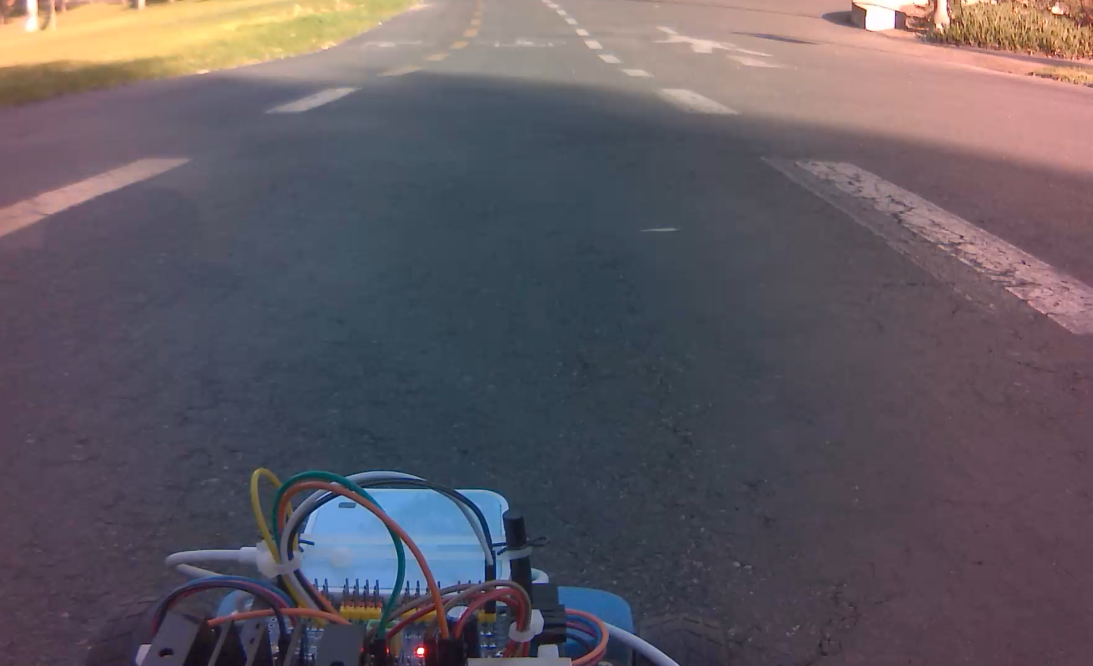
#> input picture src/sandbox/cv/detectLines/small/aldrich0 .png, 3278 x 1997 px, given in place of aldrich0.png, which was not available (shown at 1/3 size)
$ python det.py
#> lines starting #> are read from the running program, lines starting #| are printed output that depends on the picture; after the words box and inside, x2 and y2 are one past the last pixel; in counts of white or black regions, pixels touching at a corner belong together; pictures that were not available may be replaced by others from this repository, and a replacement may not be noted
# image pre-processing: mask (determine relevant areas of image), threshold (determine which colors are lanes)
# lane detection: canny edge detection -> Hough line

import cv2
#import matplotlib.pyplot as plt
import numpy as np
from numpy.core.fromnumeric import put
windowName = 'image'

resolutionRho = 1
resolutionTheta = np.pi/180
threshold = 20
minLineLength = 20
maxLineGap = 20
gaussianBlurSize = 5
cannyFirstThreshold = 70
cannySecondThreshold = 150
alpha = 1.5; beta = 1

resolutionRhoRange = (1, 4)
resolutionThetaRange = (np.pi/180, 10)
thresholdRange = (0, 200)
minLineLengthRange = (0, 100)
maxLineGapRange = (0, 200)
gaussianBlurRange = (1, 101)
gaussianBlurSliderRange = (0, 50)
cannyFirstThresholdRange = (0, 200)
cannySecondThresholdRange = (0, 200)
contrastRange = (0, 10)
contrastSliderRange = (0, 1)


curImg = -1
img = None
imgOriginal = None

# define masked region
def region(img):
  height, width = img.shape
  trap = np.array([[(0, 525), (1250, 0), (1920, 0), (width, 775)]])
  mask = np.zeros_like(img)
  mask = cv2.fillPoly(mask, trap, 255)
  mask = cv2.bitwise_and(img, mask)
  return mask

# Gaussian blur parameter is ksize, tuple of odd integers only. Need to make trackbar for ksize adjustment.
def getBlurredImg(inputImg):
  global gaussianBlurSize
  cpy = inputImg.copy()
  img = cv2.GaussianBlur(cpy, (gaussianBlurSize, gaussianBlurSize), 0)
  return img

# Canny edges are taken after Gaussian blurring. Returns the Canny edge image for Hough lines to be taken from.
def getEdges(inputImg):
  global cannyFirstThreshold, cannySecondThreshold
  cpy = inputImg.copy()
  edges = cv2.Canny(cpy, cannyFirstThreshold, cannySecondThreshold)
  return edges

def getHoughLines(inputImg):
  global resolutionRho, resolutionTheta, threshold, minLineLength, maxLineGap
  cpy = inputImg.copy()
  lines = cv2.HoughLinesP(cpy, resolutionRho, resolutionTheta, threshold, minLineLength = minLineLength, maxLineGap = maxLineGap)
  return lines

def applyLinesToImage(img, lines):
  cpy = img.copy()
  for line in lines:
    x1, y1, x2, y2 = line[0]
    cv2.line(cpy, (x1, y1), (x2, y2), (255, 0, 0), 3)

  #apply line count on to text
  cv2.putText(cpy, f"lines:{len(lines)}", (5,240), cv2.FONT_HERSHEY_PLAIN, 3, (0, 0,255), 3)
  return cpy

def applyValuesToImage(img):
  global threshold, minLineLength, maxLineGap
  cpy = img.copy()
  cv2.putText(cpy, f"threshold:{threshold}", (5,40), cv2.FONT_HERSHEY_PLAIN, 3, (0, 0, 255), 3)
  cv2.putText(cpy, f"minLineLength:{minLineLength}", (5,80), cv2.FONT_HERSHEY_PLAIN, 3, (0, 0, 255), 3)
  cv2.putText(cpy, f"maxLineGap:{maxLineGap}", (5,120), cv2.FONT_HERSHEY_PLAIN, 3, (0, 0, 255), 3)
  cv2.putText(cpy, f"kSizeBlur:{gaussianBlurSize}", (5,160), cv2.FONT_HERSHEY_PLAIN, 3, (0, 0, 255), 3)
  cv2.putText(cpy, f"Canny Thresholds:{cannyFirstThreshold} to {cannySecondThreshold}", (5, 200), cv2.FONT_HERSHEY_PLAIN, 3, (0, 0, 255), 3)
  cv2.putText(cpy, f"Contrast:{alpha}", (5, 240), cv2.FONT_HERSHEY_PLAIN, 3, (0, 0, 255), 3)
  return cpy

# [54 lines left out: functions updateResolutionRho, updateResolutionTheta, updateThreshold, updateMinLineLength, updateMaxLineGap, updatekSizeBlur and 5 more, not called in this run]


def updateImage():
  print("updating image")
  global img
  blurred = getBlurredImg(img)
  edges = getEdges(blurred)
  space = region(edges)
  lines = getHoughLines(space)
  out = applyLinesToImage(imgOriginal, lines)
  out = applyValuesToImage(out)
  cv2.imshow(windowName, out)

def getNextImage():
  global img, imgOriginal, curImg
  curImg += 1
  img = cv2.imread(f"./sandbox/cv/detectLines/small/aldrich{curImg}.png",cv2.IMREAD_UNCHANGED)
  if img is None:
    curImg = 0
    img = cv2.imread(f"./sandbox/cv/detectLines/small/aldrich{curImg}.png",cv2.IMREAD_UNCHANGED)
  imgOriginal = img.copy()

  # Do preprocessing here

  # contrast/low-light adjust
  mean = cv2.mean(img)
  imgMean = (mean[0] + mean[1] + mean[2]) / 3
  if (imgMean < 127):
    img = cv2.convertScaleAbs(img, alpha=alpha, beta=beta)

  # convert image to gray scale
  img = cv2.cvtColor(img, cv2.COLOR_BGR2GRAY)

  # apply image thresholding
  # ret, img = cv2.threshold(img, 127, 255, cv2.THRESH_BINARY)

#Init and display the first image
cv2.namedWindow(windowName)
#cv2.createTrackbar('ResRho', windowName, resolutionRhoRange[0], resolutionRhoRange[1], updateResolutionRho)
#cv2.createTrackbar('ResTheta', windowName, resolutionThetaRange[0], resolutionThetaRange[1], updateResolutionTheta)

# for Hough Lines
cv2.createTrackbar('HoughThreshold', windowName, thresholdRange[0], thresholdRange[1],  updateThreshold)
#> slider 'HoughThreshold' is set to 66
cv2.createTrackbar('HoughMinLineLength', windowName, minLineLengthRange[0], minLineLengthRange[1], updateMinLineLength)
#> slider 'HoughMinLineLength' is set to 20
cv2.createTrackbar('HoughMaxLineGap', windowName, maxLineGapRange[0], maxLineGapRange[1], updateMaxLineGap)
#> slider 'HoughMaxLineGap' is set to 200

# Gaussian - only works with odd values
cv2.createTrackbar('GaussianBlurKSize', windowName, gaussianBlurSliderRange[0], gaussianBlurSliderRange[1], updatekSizeBlur)
#> slider 'GaussianBlurKSize' is set to 16

# Canny
cv2.createTrackbar('CannyEdgeThreshold1', windowName, cannyFirstThresholdRange[0], cannyFirstThresholdRange[1], updateCannyEdgeThreshold1)
#> slider 'CannyEdgeThreshold1' is set to 66
cv2.createTrackbar('CannyEdgeThreshold2', windowName, cannySecondThresholdRange[0], cannySecondThresholdRange[1], updateCannyEdgeThreshold2)
#> slider 'CannyEdgeThreshold2' is set to 66

# alpha brightness adjustment
cv2.createTrackbar('ContrastAdjustment', windowName, contrastRange[0], contrastRange[1], updateContrastThreshold)
#> slider 'ContrastAdjustment' is set to 3

getNextImage()
#> in getNextImage, img is the input picture: shape (1997, 3278, 4); mean B, G, R, A 97.1, 89.2, 96.4, 255
#> in getNextImage, `mean = cv2.mean(img)`: mean = (97.1, 89.22, 96.36, 255)
#> in getNextImage, `imgMean = (mean[0] + mean[1] + mean[2]) / 3`: imgMean = 94.23
#> in getNextImage, `img = cv2.convertScaleAbs(img, alpha=alpha, beta=beta)`:
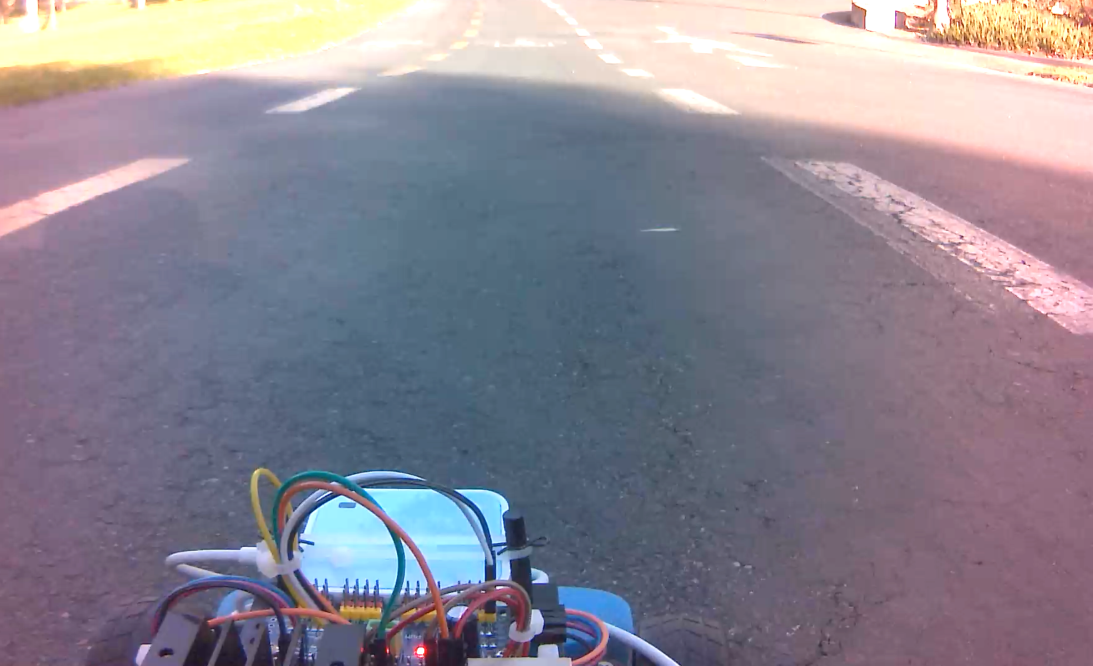
#> img: shape (1997, 3278, 4) (shown at 1/3 size); mean B, G, R, A 145.4, 132.8, 138.1, 255
#> in getNextImage, `img = cv2.cvtColor(img, cv2.COLOR_BGR2GRAY)`:
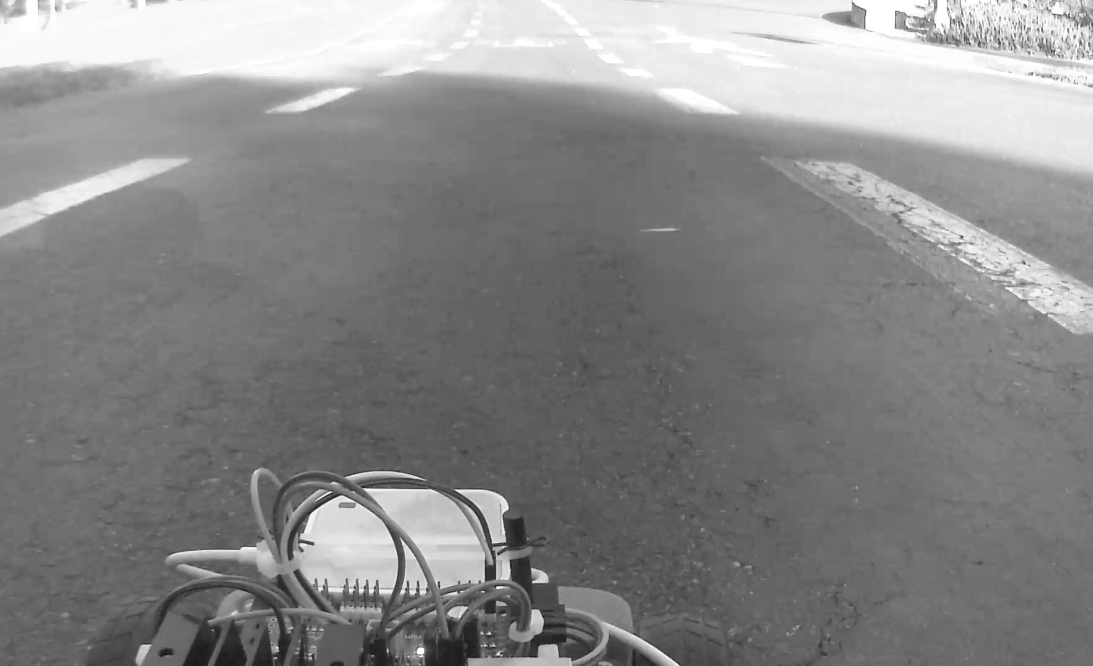
#> img: shape (1997, 3278) (shown at 1/3 size); min 2, max 255, mean 135.9
updateImage()
#> in getEdges, `edges = cv2.Canny(cpy, cannyFirstThreshold, cannySecondThreshold)`:
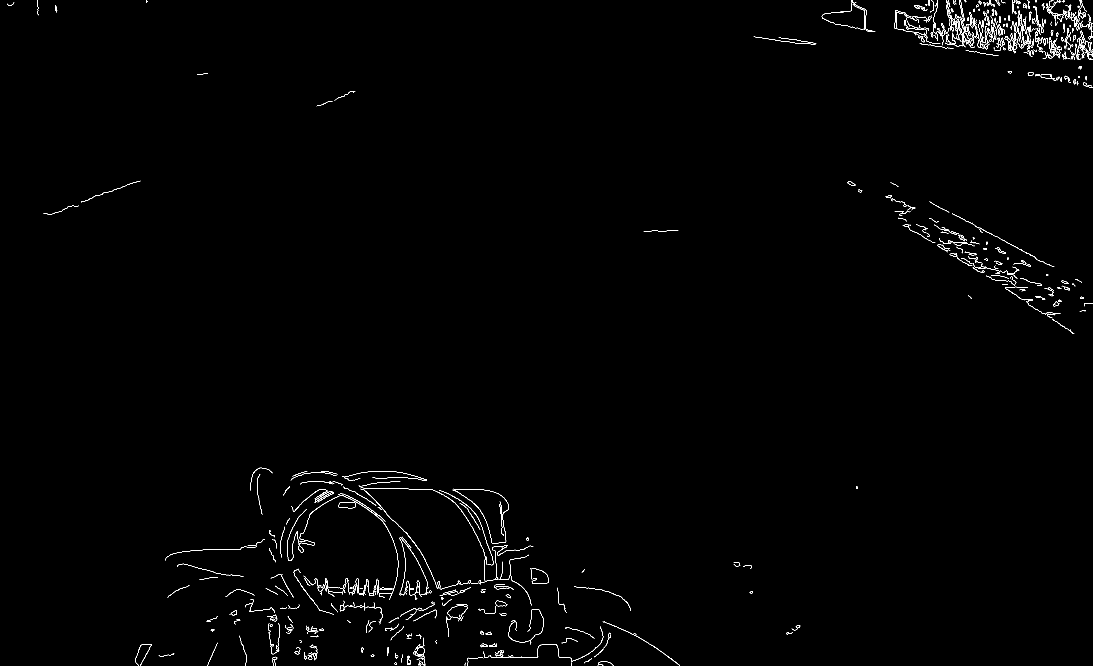
#> edges: shape (1997, 3278) (shown at 1/3 size); 0.57% white in thin lines or dots
#> in region, `mask = cv2.bitwise_and(img, mask)`:
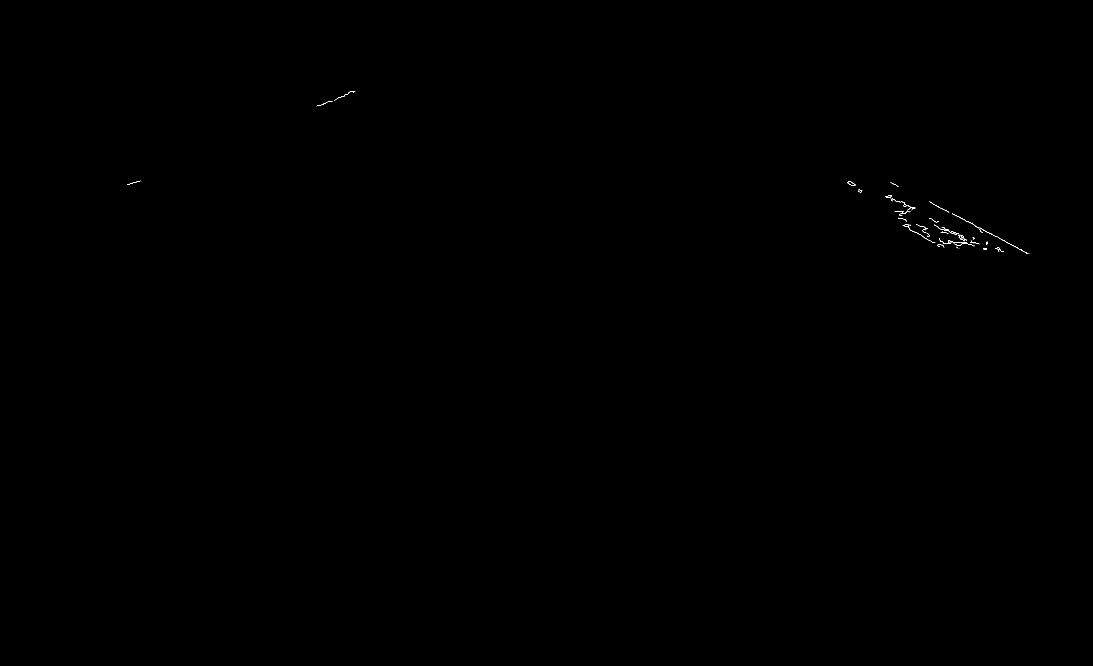
#> mask: shape (1997, 3278) (shown at 1/3 size); 0.03% white in thin lines or dots, all inside (x1, y1, x2, y2) = (381, 273, 3088, 762)
#> in getHoughLines, `lines = cv2.HoughLinesP(cpy, resolutionRho, resolutionTheta, threshold..`: lines = 50 rows, first 6: [2864, 644, 3083, 760], [2924, 677, 2962, 697], [2757, 703, 2787, 709], [2876, 713, 2908, 733], [2830, 682, 2912, 727], [2862, 696, 2890, 711]
#> the loop in applyLinesToImage, `for line in lines:` made 50 passes
#> (x1, y1, x2, y2) on passes 1 to 12: (2864, 644, 3083, 760), (2924, 677, 2962, 697), (2757, 703, 2787, 709), (2876, 713, 2908, 733), (2830, 682, 2912, 727), (2862, 696, 2890, 711), (2825, 681, 2889, 718), (2788, 605, 2861, 644), (2857, 695, 2913, 727), (962, 315, 1058, 275), (2828, 726, 2917, 726), (2664, 588, 2736, 626)

while True:
  if(cv2.waitKey(0) == ord('d')):
#> (key Esc is pressed here)
    getNextImage()
    updateImage()
  else:
    cv2.destroyAllWindows()
    exit()
#> (the program exits here)

$ run again, on src/sandbox/cv/detectLines/small/aldrich5.png
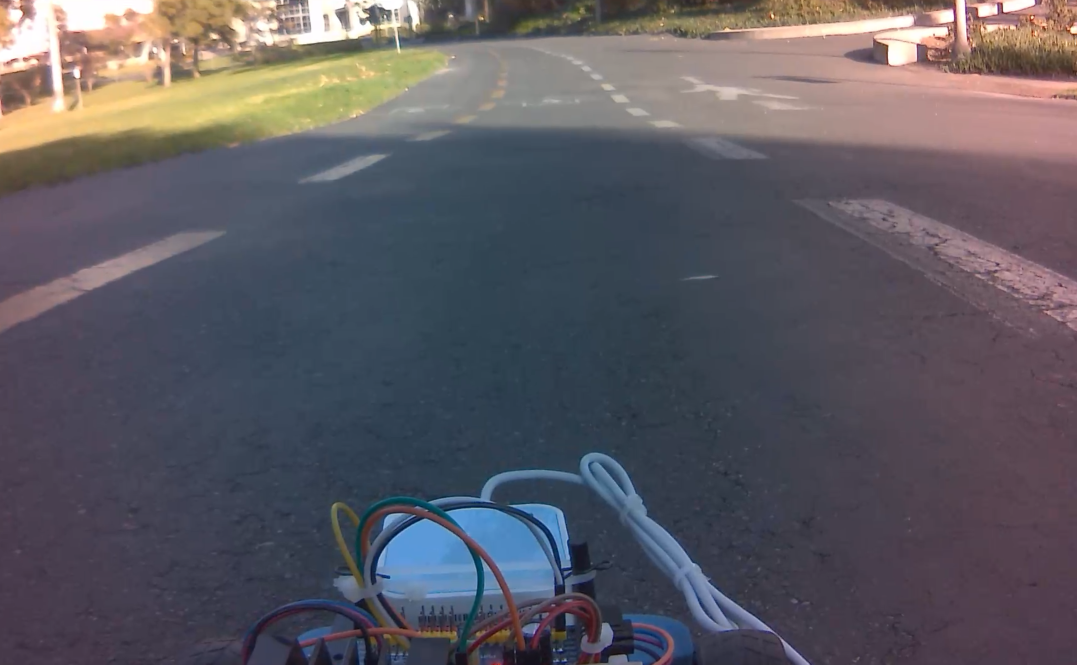
#> input picture src/sandbox/cv/detectLines/small/aldrich5.png, 3230 x 1993 px, given in place of aldrich0.png, which was not available (shown at 1/3 size)
#> in getNextImage, img is the input picture: shape (1993, 3230, 4); mean B, G, R, A 97.6, 89.8, 92.8, 255
#> mean = (97.59, 89.78, 92.82, 255)
#> imgMean = 93.4
#> in getEdges, `edges = cv2.Canny(cpy, cannyFirstThreshold, cannySecondThreshold)`:
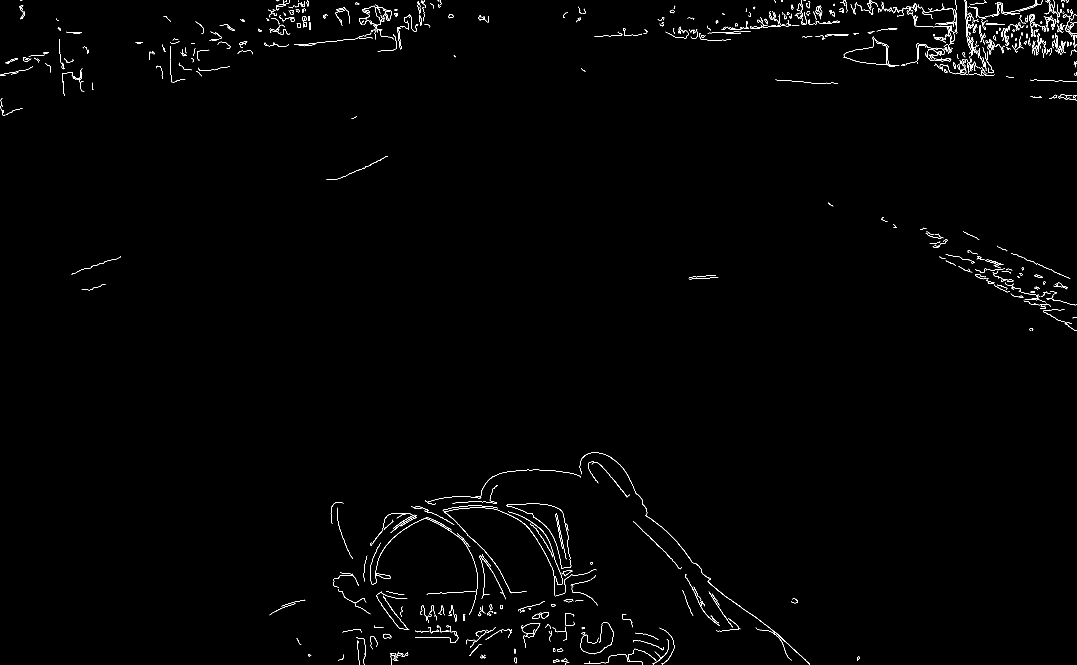
#> edges: shape (1993, 3230) (shown at 1/3 size); 0.64% white in thin lines or dots
#> in region, `mask = cv2.bitwise_and(img, mask)`:
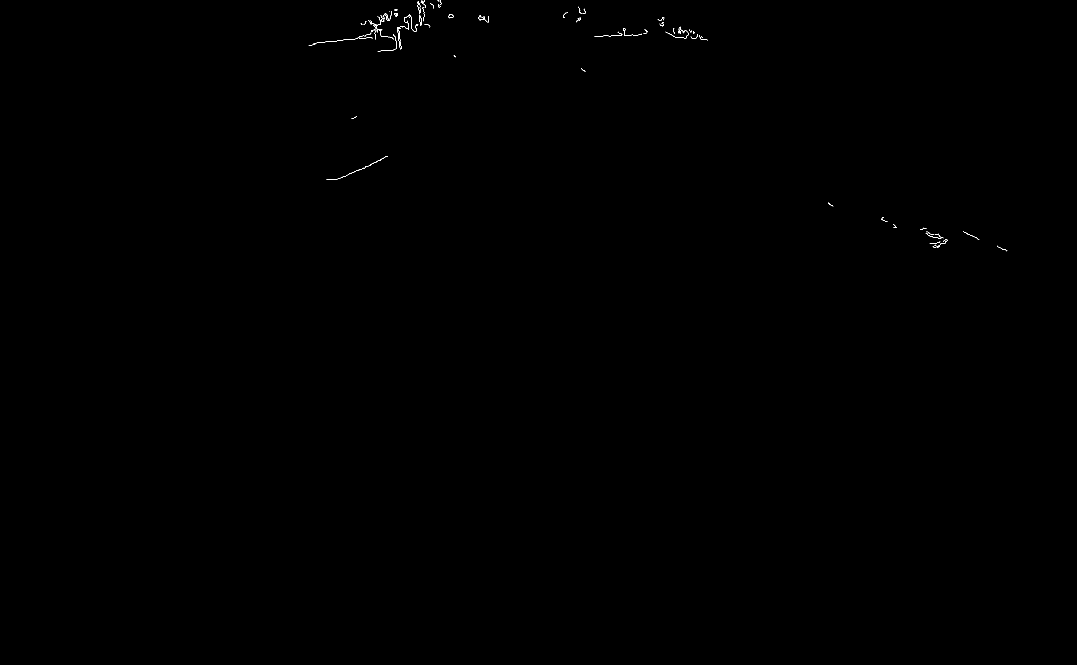
#> mask: shape (1993, 3230) (shown at 1/3 size); 0.05% white in thin lines or dots, all inside (x1, y1, x2, y2) = (926, 0, 3022, 754)
#> in getHoughLines, `lines = cv2.HoughLinesP(cpy, resolutionRho, resolutionTheta, threshold..`: lines = 96 rows, first 6: [940, 130, 1029, 120], [1012, 537, 1111, 495], [1783, 109, 1923, 104], [2892, 696, 2928, 712], [1078, 109, 1133, 97], [1016, 121, 1155, 109]
#> the loop in applyLinesToImage, `for line in lines:` made 96 passes
